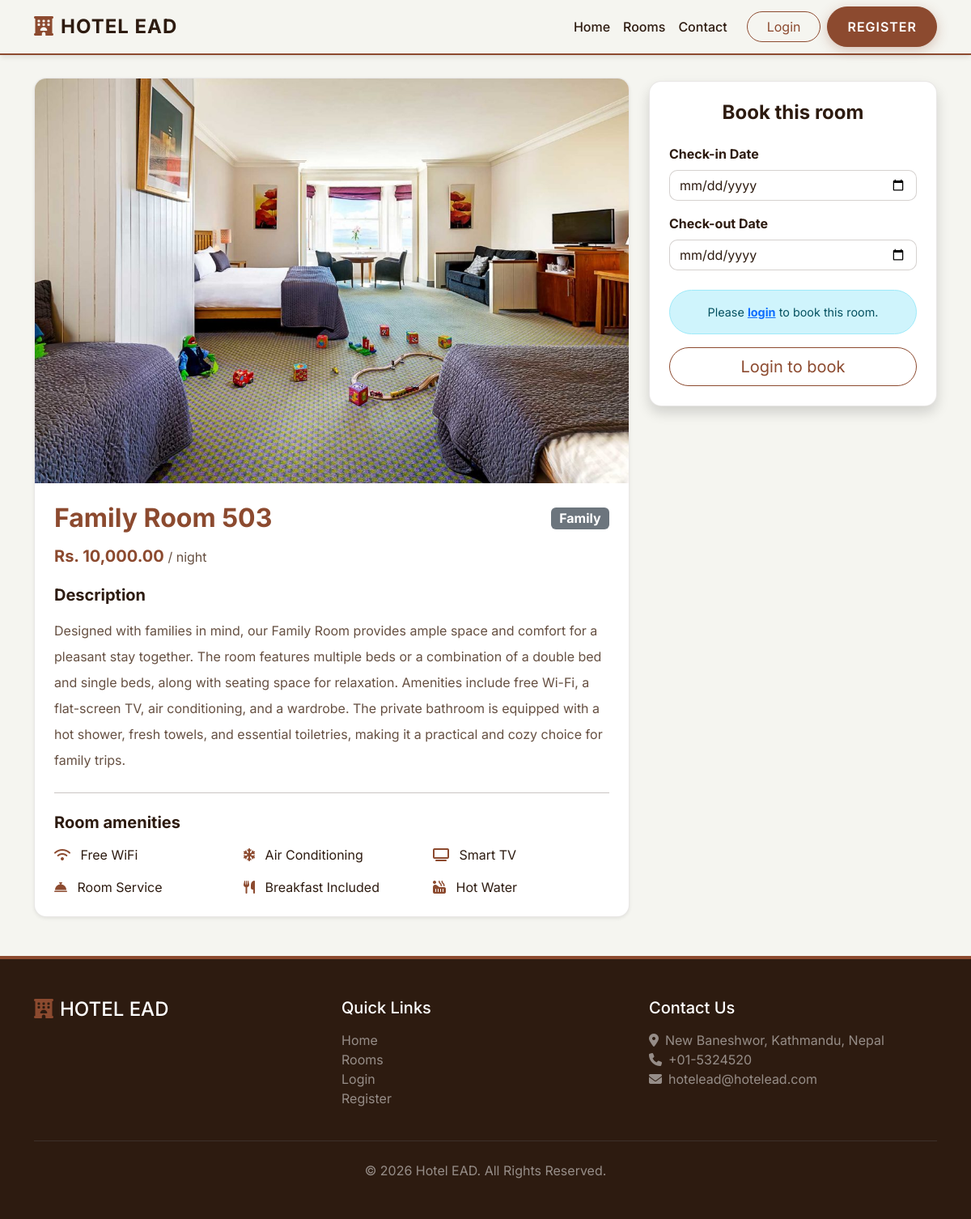
The page /room_details.php?id=17 on the database its author committed.
### tables this page shows
CREATE TABLE `rooms` (
  `id` int(11) NOT NULL,
  `name` varchar(100) NOT NULL,
  `type` varchar(50) NOT NULL,
  `price` decimal(10,2) NOT NULL,
  `image` varchar(255) DEFAULT NULL,
  `status` enum('Available','Booked','Maintenance') DEFAULT 'Available',
  `description` text DEFAULT NULL,
  `amenities` text DEFAULT NULL,
  `created_at` timestamp NOT NULL DEFAULT current_timestamp()
);

### room_details.php (the view, shortened to what this page needs)
<?php
require_once 'includes/db.php';
$id = $conn->real_escape_string($_GET['id']);
$sql = "SELECT * FROM rooms WHERE id = '$id'";
$result = $conn->query($sql);
$room = $result->fetch_assoc();
require_once 'includes/header.php';
?>
<div class="container py-5 mt-5">
    <div class="row">
        <div class="col-lg-8 mb-4 mb-lg-0">
            <div class="card border-0 shadow-sm" style="border-radius: 15px; overflow: hidden;">
                <?php
                $img = !empty($room['image']) ? ROOM_IMG_PATH . htmlspecialchars($room['image']) : "https://images.unsplash.com/photo-1611892440504-42a792e24d32?auto=format&fit=crop&q=80";
                ?>
                <img src="<?php echo $img; ?>" class="img-fluid w-100" style="height: 500px; object-fit: cover;" alt="<?php echo htmlspecialchars($room['name']); ?>">
                <div class="card-body p-4">
                    <div class="d-flex justify-content-between align-items-center mb-3">
                        <h2 class="fw-bold mb-0" style="color: var(--primary-color);"><?php echo htmlspecialchars($room['name']); ?></h2>
                        <span class="badge bg-secondary fs-6"><?php echo htmlspecialchars($room['type']); ?></span>
                    </div>
                    <h4 class="room-price mb-4">Rs. <?php echo number_format($room['price'], 2); ?> <span class="text-muted fs-6 fw-normal">/ night</span></h4>
                    <h5 class="fw-bold mb-3">Description</h5>
                    <p class="text-muted lh-lg"><?php echo nl2br(htmlspecialchars($room['description'])); ?></p>
                    <hr class="my-4">
                    <h5 class="fw-bold mb-3">Room amenities</h5>
                    <div class="row g-3">
                        <?php
                        if (!empty($room['amenities'])) {
                            $ams = explode(',', $room['amenities']);
                            $icons = [
                                'Free WiFi' => 'fa-wifi',
                                'Air Conditioning' => 'fa-snowflake',
                                'Smart TV' => 'fa-tv',
                                'Room Service' => 'fa-bell-concierge',
                                'Mini Bar' => 'fa-glass-water',
                                'Breakfast Included' => 'fa-utensils',
                                'Swimming Pool Access' => 'fa-person-swimming',
                                'Hot Water' => 'fa-hot-tub-person'
                            ];
                            foreach($ams as $am) {
                                $icon = isset($icons[$am]) ? $icons[$am] : 'fa-check';
                                echo "<div class='col-md-4 col-6'><i class='fa-solid $icon text-secondary me-2'></i> $am</div>";
                            }
                        } else {
                            echo "<div class='col-12 text-muted'>No amenities listed.</div>";
                        }
                        ?>
                    </div>
                </div>
            </div>
        </div>
        <div class="col-lg-4">
            <div class="card border-0 shadow" style="border-radius: 15px; position: sticky; top: 100px;">
                <div class="card-body p-4">
                    <h4 class="fw-bold mb-4 text-center">Book this room</h4>
                    <?php if ($room['status'] != 'Available'): ?>
                        <div class="alert alert-warning text-center rounded-pill">
                            <i class="fa-solid fa-triangle-exclamation me-2"></i>This room is currently not available.
                        </div>
                    <?php else: ?>
                        <form method="POST" action="book.php">
                            <div class="mb-3">
                                <label class="form-label fw-bold">Check-in Date</label>
                                <input type="date" name="check_in" class="form-control" required min="<?php echo date('Y-m-d'); ?>" id="check_in">
                            </div>
                            <div class="mb-4">
                                <label class="form-label fw-bold">Check-out Date</label>
                                <input type="date" name="check_out" class="form-control" required min="<?php echo date('Y-m-d', strtotime('+1 day')); ?>" id="check_out">
                            </div>
                            <?php if (isset($_SESSION['user_id'])): ?>
                                <button type="submit" class="btn btn-primary w-100 btn-lg rounded-pill">Proceed to booking</button>
                            <?php else: ?>
                                <div class="alert alert-info text-center rounded-pill" style="font-size: 0.9rem;">
                                    Please <a href="login.php" class="fw-bold">login</a> to book this room.
                                </div>
                                <a href="login.php" class="btn btn-outline-primary w-100 btn-lg rounded-pill">Login to book</a>
                            <?php endif; ?>
                        </form>
                    <?php endif; ?>
                </div>
            </div>
        </div>
    </div>
</div>
<?php require_once 'includes/footer.php'; ?>

### assets/css/style.css (style rules this page uses)
:root { --primary-color: #8C4A2F; --secondary-color: #2D1B10; --accent-color: #A35A3D; --bg-light: #F5F5F0; --text-dark: #2D1B10; }
body { font-family: 'Inter', sans-serif; background-color: var(--bg-light); color: var(--text-dark); display: flex; flex-direction: column; min-height: 100vh; }
.text-muted { color: #665042 !important; }
.btn-outline-primary { color: var(--primary-color); border-color: var(--primary-color); }
.card { background-color: #ffffff !important; color: var(--text-dark); border: 1px solid rgba(45, 27, 16, 0.1) !important; }
.card-body { padding: 2rem; }
.room-price { color: var(--primary-color); font-weight: 700; font-size: 1.25rem; }
.text-secondary, .text-danger { color: var(--primary-color) !important; }
.form-control, .form-select, .input-group-text { background-color: #ffffff !important; color: var(--text-dark) !important; border: 1px solid rgba(45, 27, 16, 0.2) !important; border-radius: 10px; }
.form-control::placeholder { color: #a09088; }

### rows shown on the page
rooms: image (picture), name "Family Room 503", type "Family", price "10,000.00", description "Designed with families in mind, our Family Room provides ample space and comfort for a pleasant stay together. The room features multiple beds or a combination of a double bed and single beds, along with seating space for relaxation. Amenities include free Wi-Fi, a flat-screen TV, air conditioning, and a wardrobe. The private bathroom is equipped with a hot shower, fresh towels, and essential toiletries, making it a practical and cozy choice for family trips.", amenities "Free WiFi", amenities "Air Conditioning", amenities "Smart TV", amenities "Room Service", amenities "Breakfast Included", amenities "Hot Water"
